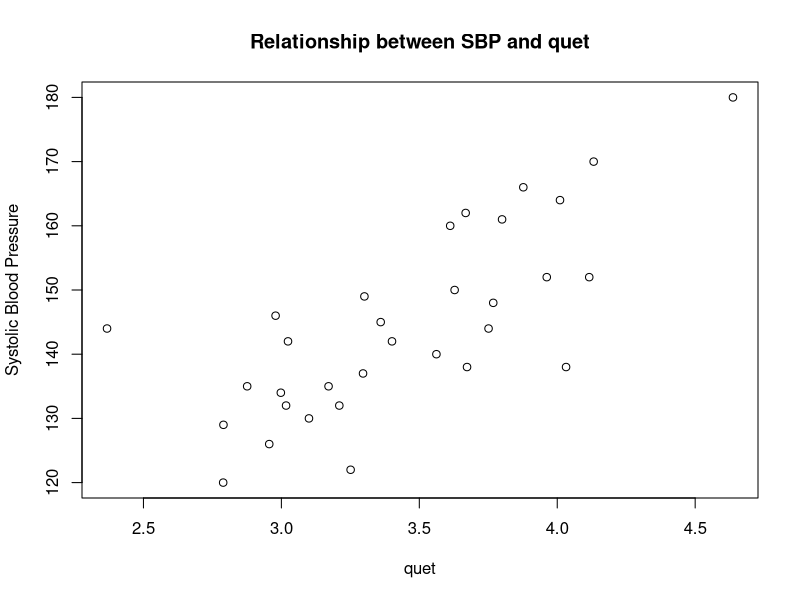
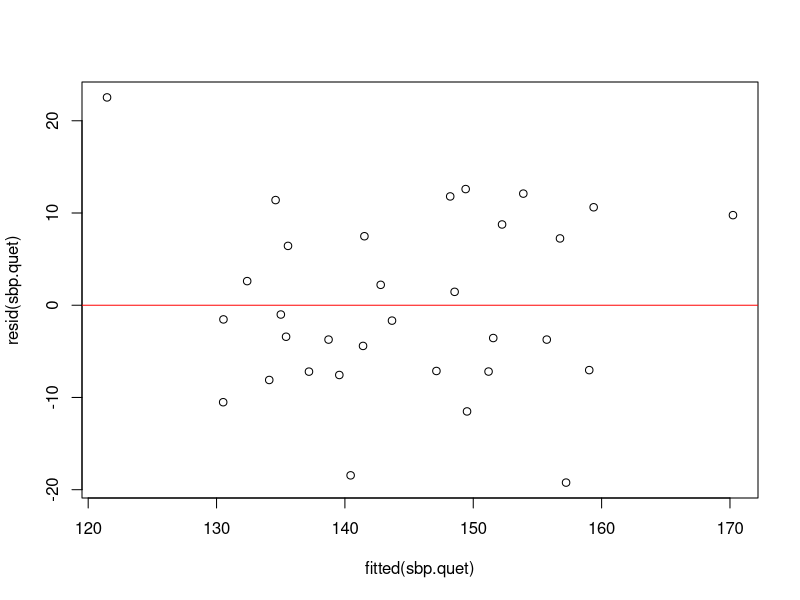
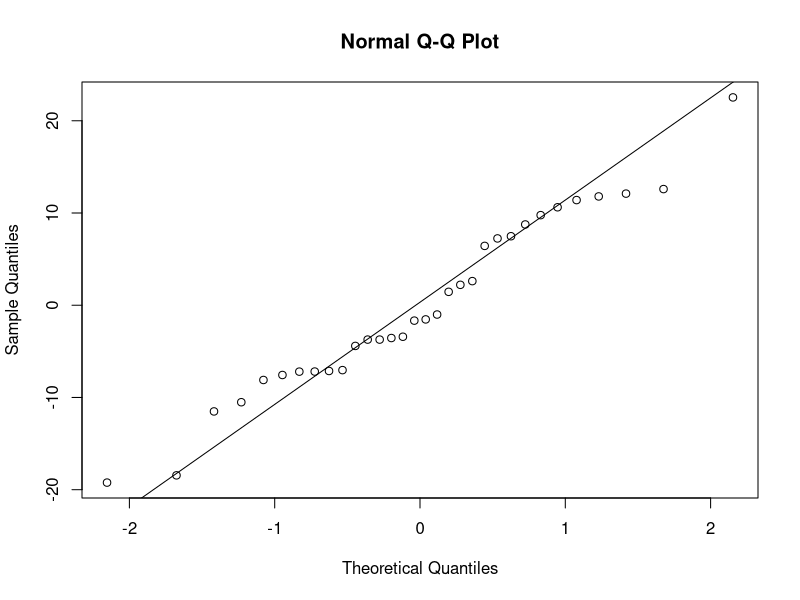
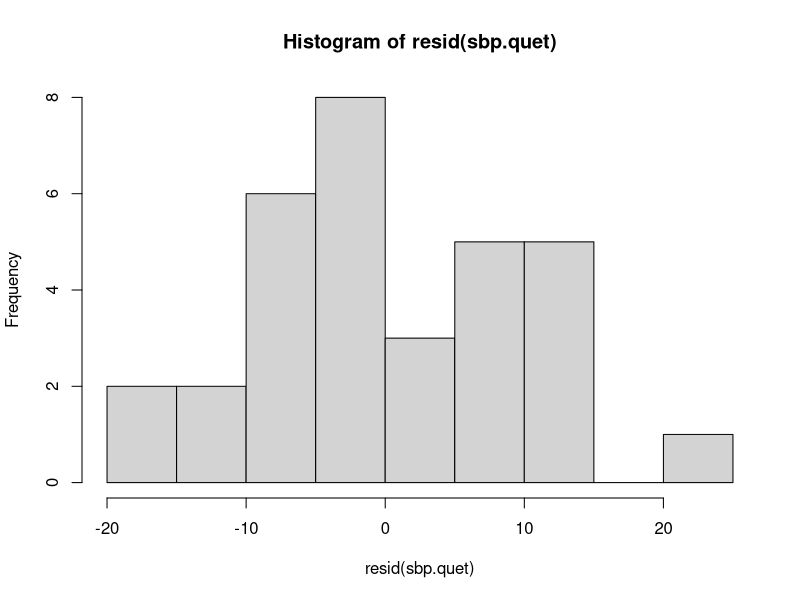
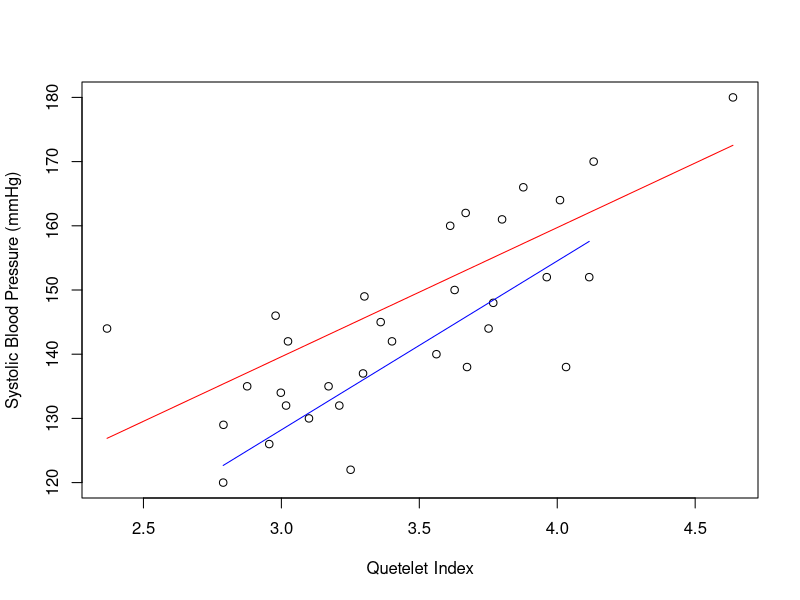
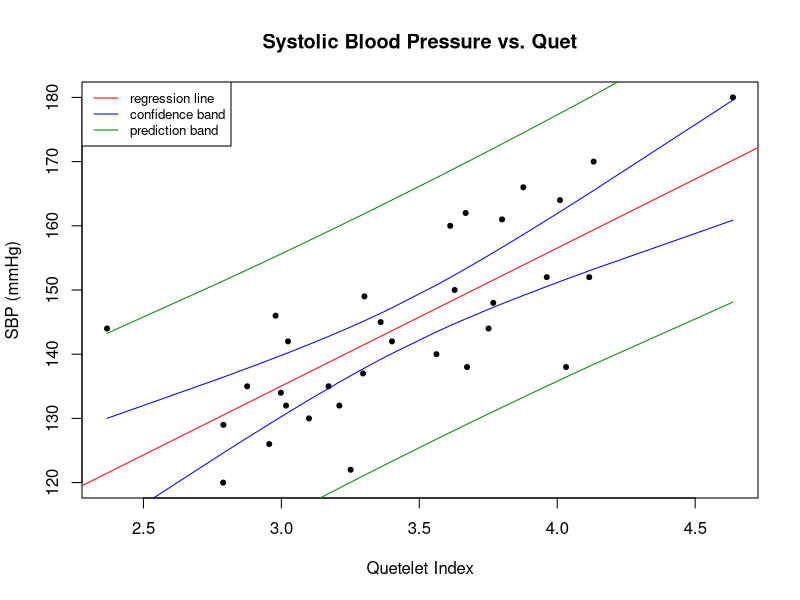

Generate these figures, in order, with R:
#---------------------------------#
# BST 210: Lab Week 2             #
# September 7-8, 2017             #
#---------------------------------#

#----------------------------------
# Simple Linear Regression
#----------------------------------

# Importing the File
lab <- read.csv(file="lab2.csv")

# Creating a Scatterplot for the Relationship Between SBP and Quet
plot(lab$sbp ~ lab$quet, main="Relationship between SBP and quet", xlab="quet", 
     ylab="Systolic Blood Pressure")

# Running Simple Linear Regression
sbp.quet <- lm(sbp ~ quet, data=lab)
summary(sbp.quet) # shows coefficients and associated p-values

# Regression Diagnostics
#    We can use the functions resid() and fitted() to find the residuals and fitted values,
#    respectively, of our model, and then plot them to assess our assumptions
plot(resid(sbp.quet) ~ fitted(sbp.quet)) # assesses linearity and equal variance
abline(h=0, col="red") # adds the zero line for reference
qqnorm(resid(sbp.quet)) # assesses normality
qqline(resid(sbp.quet)) # adds reference line
hist(resid(sbp.quet)) # alternative method to assess normality

# Assessing Model Fit
#   R^2, adjusted R^2, and the root MSE are all reported in the summary() output for a linear
#   regression model. Note that R^2 is referred to as "multiple R-squared", and that the root
#   MSE is reported as the "residual standard error"

# Hypothesis Testing
#   The test statistic and associated p-value for the hypothesis tests corresponding to each
#   regression coefficient are given in the summary() table

# Confidence Interval for the Slope
#    Note that we could also take the standard error from the summary() output and calculate the CI
#    by hand.
confint(sbp.quet, level=0.95) # allows us to change the level of the CI
coef(sbp.quet)[2] + c(-1, 1)*qt(0.975, 30)*sqrt(vcov(sbp.quet)[2, 2]) # calculates the CI by hand

#----------------------------------
# Multiple Linear Regression
#----------------------------------

# Multiple Linear Regression with Quet and Age: Confounding
mult.conf <- lm(sbp ~ quet + age, data=lab)
summary(mult.conf)

# Multiple Linear Regression with Interaction Term: Effect Modification
mult.em <- lm(sbp ~ quet*smk, data=lab)
summary(mult.em)

# Plotting the Fitted Regression Lines (from the Interaction Model)
plot(lab$sbp ~ lab$quet, xlab="Quetelet Index", ylab="Systolic Blood Pressure (mmHg)")
lines(lab$quet[which(lab$smk == 1)], fitted(mult.em)[which(lab$smk == 1)], col="red") # adds fitted line for smokers
lines(lab$quet[which(lab$smk == 0)], fitted(mult.em)[which(lab$smk == 0)], col="blue") # adds fitted line for non-smokers

#-------------------------------------------------------------
# Additional Topic: Confidence Intervals for Predicted Values
#-------------------------------------------------------------

# Confidence Interval for the Predicted Subpopulation Mean
newData <- data.frame(quet=3.5)
predict(sbp.quet, newData, interval="confidence")

# Prediction Interval for an Individual
predict(sbp.quet, newData, interval="prediction")

# Plotting Regression Line, Confidence Bands, Prediction Bands
quetVals <- data.frame(quet=sort(lab$quet))  # sort to ease plotting
confBand <- predict(sbp.quet, quetVals, interval="confidence")
predBand <- predict(sbp.quet, quetVals, interval="prediction")
plot(lab$quet, lab$sbp, main="Systolic Blood Pressure vs. Quet", ylab="SBP (mmHg)",
     xlab="Quetelet Index", pch=20)
abline(reg=sbp.quet, col="red")
lines(quetVals$quet, predBand[,"lwr"], col="green4", type="l")
lines(quetVals$quet, predBand[,"upr"], col="green4", type="l")
lines(quetVals$quet, confBand[,"lwr"], col="blue", type="l")
lines(quetVals$quet, confBand[,"upr"], col="blue", type="l")

# Adding a Legend
legend("topleft", col=c("red", "blue", "green4"), lty=1,
       legend=c("regression line","confidence band", "prediction band"), cex=.8)

